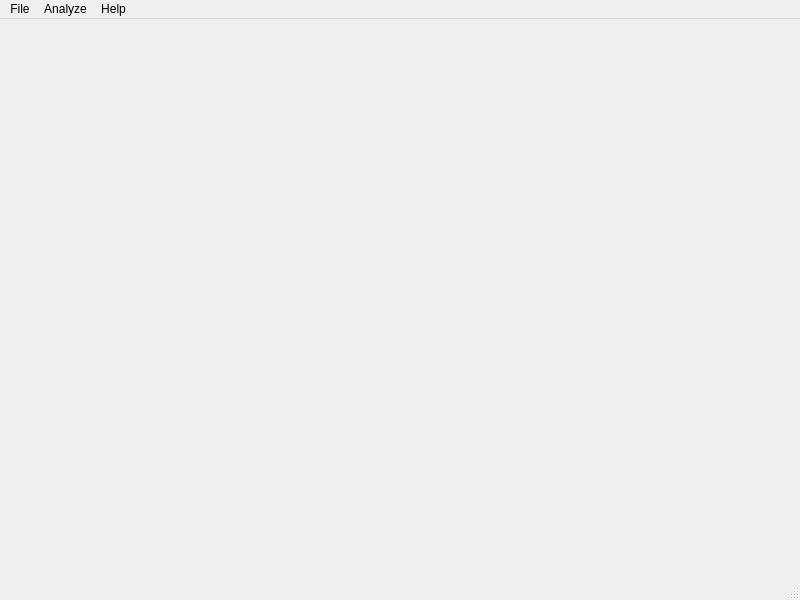
<?xml version="1.0" encoding="UTF-8"?>
<ui version="4.0">
 <class>MainGUI</class>
 <widget class="QMainWindow" name="MainGUI">
  <property name="geometry">
   <rect>
    <x>0</x>
    <y>0</y>
    <width>800</width>
    <height>600</height>
   </rect>
  </property>
  <property name="windowTitle">
   <string>duploq</string>
  </property>
  <widget class="QWidget" name="centralwidget"/>
  <widget class="QMenuBar" name="menubar">
   <property name="geometry">
    <rect>
     <x>0</x>
     <y>0</y>
     <width>800</width>
     <height>21</height>
    </rect>
   </property>
   <widget class="QMenu" name="menuFile">
    <property name="title">
     <string>File</string>
    </property>
    <addaction name="actionNewProject"/>
    <addaction name="actionOpenProject"/>
    <addaction name="actionEditProject"/>
    <addaction name="actionCloseProject"/>
    <addaction name="actionRecentProjects"/>
    <addaction name="separator"/>
    <addaction name="actionOpenList"/>
    <addaction name="actionCheckFiles"/>
    <addaction name="actionCheckDir"/>
    <addaction name="separator"/>
    <addaction name="actionExit"/>
   </widget>
   <widget class="QMenu" name="menuRun">
    <property name="title">
     <string>Analyze</string>
    </property>
    <addaction name="actionFindClones"/>
    <addaction name="separator"/>
    <addaction name="actionSettings"/>
   </widget>
   <widget class="QMenu" name="menuHelp">
    <property name="title">
     <string>Help</string>
    </property>
    <addaction name="actionAbout"/>
   </widget>
   <addaction name="menuFile"/>
   <addaction name="menuRun"/>
   <addaction name="menuHelp"/>
  </widget>
  <widget class="QStatusBar" name="statusbar"/>
  <action name="actionExit">
   <property name="text">
    <string>Exit</string>
   </property>
   <property name="toolTip">
    <string>Exit Application</string>
   </property>
   <property name="shortcut">
    <string>Ctrl+Q</string>
   </property>
  </action>
  <action name="actionFindClones">
   <property name="icon">
    <iconset resource="app.qrc">
     <normaloff>:/Icons/Execute</normaloff>:/Icons/Execute</iconset>
   </property>
   <property name="text">
    <string>Find clones</string>
   </property>
  </action>
  <action name="actionOpenList">
   <property name="icon">
    <iconset resource="app.qrc">
     <normaloff>:/Icons/FileList</normaloff>:/Icons/FileList</iconset>
   </property>
   <property name="text">
    <string>Check files from a list...</string>
   </property>
  </action>
  <action name="actionCheckFiles">
   <property name="icon">
    <iconset resource="app.qrc">
     <normaloff>:/Icons/Files</normaloff>:/Icons/Files</iconset>
   </property>
   <property name="text">
    <string>Check file(s)...</string>
   </property>
  </action>
  <action name="actionCheckDir">
   <property name="icon">
    <iconset resource="app.qrc">
     <normaloff>:/Icons/Folder</normaloff>:/Icons/Folder</iconset>
   </property>
   <property name="text">
    <string>Check directory...</string>
   </property>
  </action>
  <action name="actionSettings">
   <property name="icon">
    <iconset resource="app.qrc">
     <normaloff>:/Icons/Settings</normaloff>:/Icons/Settings</iconset>
   </property>
   <property name="text">
    <string>Settings...</string>
   </property>
  </action>
  <action name="actionAbout">
   <property name="text">
    <string>About...</string>
   </property>
  </action>
  <action name="actionNewProject">
   <property name="icon">
    <iconset resource="app.qrc">
     <normaloff>:/Icons/NewProject</normaloff>:/Icons/NewProject</iconset>
   </property>
   <property name="text">
    <string>New project...</string>
   </property>
   <property name="toolTip">
    <string>Create new project using current settings</string>
   </property>
   <property name="shortcut">
    <string>Ctrl+N</string>
   </property>
  </action>
  <action name="actionOpenProject">
   <property name="icon">
    <iconset resource="app.qrc">
     <normaloff>:/Icons/OpenProject</normaloff>:/Icons/OpenProject</iconset>
   </property>
   <property name="text">
    <string>Open project...</string>
   </property>
   <property name="toolTip">
    <string>Open existing project file</string>
   </property>
   <property name="shortcut">
    <string>Ctrl+O</string>
   </property>
  </action>
  <action name="actionSaveProject">
   <property name="icon">
    <iconset resource="app.qrc">
     <normaloff>:/Icons/SaveProject</normaloff>:/Icons/SaveProject</iconset>
   </property>
   <property name="text">
    <string>Save project</string>
   </property>
   <property name="toolTip">
    <string>Save current project settings</string>
   </property>
   <property name="shortcut">
    <string>Ctrl+S</string>
   </property>
  </action>
  <action name="actionCloseProject">
   <property name="icon">
    <iconset resource="app.qrc">
     <normaloff>:/Icons/CloseProject</normaloff>:/Icons/CloseProject</iconset>
   </property>
   <property name="text">
    <string>Close project</string>
   </property>
   <property name="toolTip">
    <string>Close current project</string>
   </property>
  </action>
  <action name="actionEditProject">
   <property name="icon">
    <iconset resource="app.qrc">
     <normaloff>:/Icons/Settings</normaloff>:/Icons/Settings</iconset>
   </property>
   <property name="text">
    <string>Project settings...</string>
   </property>
   <property name="toolTip">
    <string>Change project settings</string>
   </property>
  </action>
  <action name="actionRecentProjects">
   <property name="text">
    <string>Recent projects</string>
   </property>
   <property name="toolTip">
    <string>Open recently used project file</string>
   </property>
  </action>
 </widget>
 <resources>
  <include location="app.qrc"/>
 </resources>
 <connections>
  <connection>
   <sender>actionExit</sender>
   <signal>triggered()</signal>
   <receiver>MainGUI</receiver>
   <slot>close()</slot>
   <hints>
    <hint type="sourcelabel">
     <x>-1</x>
     <y>-1</y>
    </hint>
    <hint type="destinationlabel">
     <x>399</x>
     <y>299</y>
    </hint>
   </hints>
  </connection>
 </connections>
</ui>
